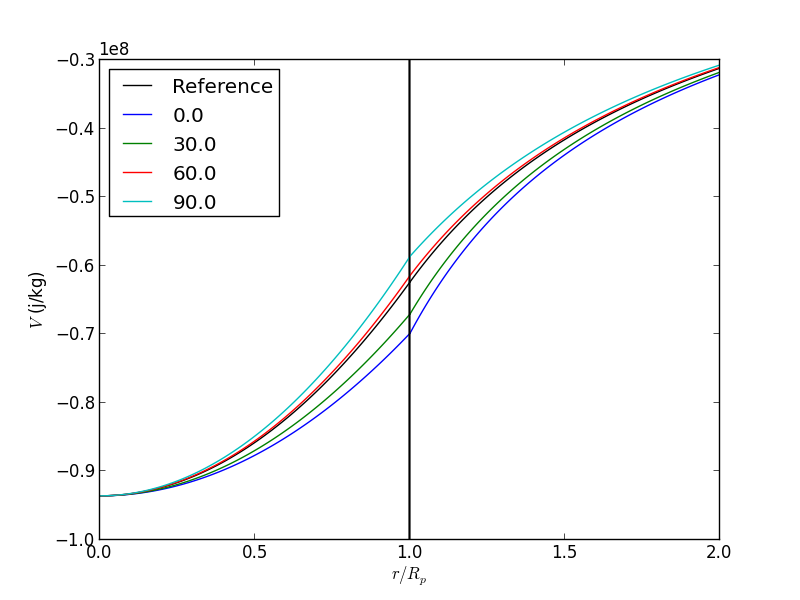

Generate this figure with Python:
#!/usr/bin/env python
#-*-coding:utf-8-*-
from constants import *
from numpy import *
from matplotlib.pyplot import *

###################################################
#UTILITIES
###################################################
DEG=pi/180
RAD=180/pi
def P2(psi):
    p=0.5*(3*cos(psi)**2-1)
    return p

###################################################
#SCRIPT
###################################################
C=Rearth
rho=rhoearth
eps2=0.2

theta=linspace(0,2*pi)

#%%%%%%%%%%%%%%%%%%%%%%%%%%%%%%
#SHAPE
#%%%%%%%%%%%%%%%%%%%%%%%%%%%%%%
#REFERENCE
R=C/C
xr=R*cos(theta)
yr=R*sin(theta)

#DEFORMED
R=C*(1+eps2*P2(theta))/C
xd=R*cos(theta)
yd=R*sin(theta)

figure(figsize=(6,6))
plot(xr,yr,'r-',label='Reference')
plot(xd,yd,'b-',label='Deformed')
legend(loc='best')
xlim((-1.5,1.5))
ylim((-1.5,1.5))
grid()
savefig("shape-deformed.png")

#%%%%%%%%%%%%%%%%%%%%%%%%%%%%%%
#POTENTIAL REFERENCE
#%%%%%%%%%%%%%%%%%%%%%%%%%%%%%%
figure()

rint=linspace(0,C,100)
rext=linspace(C,2*C,100)

Vinto=-2*pi/3*rho*Gconst*(3*C**2-rint**2)
Vexto=-4*pi/3*rho*Gconst*C**3/rext

plot(rint/C,Vinto,'k-',label='Reference')
plot(rext/C,Vexto,'k-')

#%%%%%%%%%%%%%%%%%%%%%%%%%%%%%%
#POTENTIAL DEFORMED
#%%%%%%%%%%%%%%%%%%%%%%%%%%%%%%
R=C
for theta in 0,30,60,90:
    theta*=DEG
    
    #R=C*(1+eps2*P2(theta))
    rint=linspace(0,R,100)
    rext=linspace(R,2*R,100)

    Vint=-4*pi/3*C**3*rho*Gconst*((3*C**2-rint**2)/(2*C**3)+3./5*(rint**2/C**3)*eps2*P2(theta))
    Vext=-4*pi/3*C**3*rho*Gconst*(1/rext+3./5*C**2/rext**3*eps2*P2(theta))
    
    line=plot(rint/C,Vint,'-',label=theta*RAD)
    color=line[0].get_color()
    plot(rext/C,Vext,'-',color=color)
    axvline(1.0,color='k')

legend(loc='best')
xlabel('$r/R_p$')
ylabel('$V$ (j/kg)')
savefig("potential-deformed.png")
